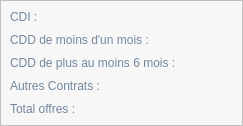
               <widget class="QFrame" name="frame_12">
                <property name="maximumSize">
                 <size>
                  <width>16777215</width>
                  <height>200</height>
                 </size>
                </property>
                <property name="styleSheet">
                 <string notr="true">background-color: rgb(247, 247, 247);</string>
                </property>
                <property name="frameShape">
                 <enum>QFrame::StyledPanel</enum>
                </property>
                <property name="frameShadow">
                 <enum>QFrame::Raised</enum>
                </property>
                <layout class="QFormLayout" name="formLayout">
                 <property name="horizontalSpacing">
                  <number>50</number>
                 </property>
                 <property name="verticalSpacing">
                  <number>9</number>
                 </property>
                 <property name="leftMargin">
                  <number>9</number>
                 </property>
                 <property name="topMargin">
                  <number>9</number>
                 </property>
                 <property name="rightMargin">
                  <number>9</number>
                 </property>
                 <property name="bottomMargin">
                  <number>9</number>
                 </property>
                 <item row="0" column="1">
                  <widget class="QLabel" name="label_33">
                   <property name="minimumSize">
                    <size>
                     <width>0</width>
                     <height>0</height>
                    </size>
                   </property>
                   <property name="styleSheet">
                    <string notr="true">font: bold 9pt &quot;MS Shell Dlg 2&quot;;
color: rgb(212, 135, 47);
</string>
                   </property>
                   <property name="inputMethodHints">
                    <set>Qt::ImhNone</set>
                   </property>
                   <property name="text">
                    <string/>
                   </property>
                   <property name="alignment">
                    <set>Qt::AlignCenter</set>
                   </property>
                  </widget>
                 </item>
                 <item row="2" column="1">
                  <widget class="QLabel" name="label_24">
                   <property name="minimumSize">
                    <size>
                     <width>0</width>
                     <height>0</height>
                    </size>
                   </property>
                   <property name="styleSheet">
                    <string notr="true">font: bold 9pt &quot;MS Shell Dlg 2&quot;;
color: rgb(212, 135, 47);
</string>
                   </property>
                   <property name="text">
                    <string/>
                   </property>
                   <property name="alignment">
                    <set>Qt::AlignCenter</set>
                   </property>
                  </widget>
                 </item>
                 <item row="4" column="1">
                  <widget class="QLabel" name="label_32">
                   <property name="minimumSize">
                    <size>
                     <width>0</width>
                     <height>0</height>
                    </size>
                   </property>
                   <property name="styleSheet">
                    <string notr="true">font: bold 9pt &quot;MS Shell Dlg 2&quot;;
color: rgb(212, 135, 47);
</string>
                   </property>
                   <property name="inputMethodHints">
                    <set>Qt::ImhNone</set>
                   </property>
                   <property name="text">
                    <string/>
                   </property>
                   <property name="alignment">
                    <set>Qt::AlignCenter</set>
                   </property>
                  </widget>
                 </item>
                 <item row="6" column="1">
                  <widget class="QLabel" name="label_26">
                   <property name="minimumSize">
                    <size>
                     <width>0</width>
                     <height>0</height>
                    </size>
                   </property>
                   <property name="styleSheet">
                    <string notr="true">font: bold 9pt &quot;MS Shell Dlg 2&quot;;
color: rgb(212, 135, 47);
</string>
                   </property>
                   <property name="inputMethodHints">
                    <set>Qt::ImhNone</set>
                   </property>
                   <property name="text">
                    <string/>
                   </property>
                   <property name="alignment">
                    <set>Qt::AlignCenter</set>
                   </property>
                  </widget>
                 </item>
                 <item row="8" column="1">
                  <widget class="QLabel" name="label_16">
                   <property name="minimumSize">
                    <size>
                     <width>0</width>
                     <height>0</height>
                    </size>
                   </property>
                   <property name="styleSheet">
                    <string notr="true">font: bold 9pt &quot;MS Shell Dlg 2&quot;;
color: rgb(212, 135, 47);
</string>
                   </property>
                   <property name="inputMethodHints">
                    <set>Qt::ImhNone</set>
                   </property>
                   <property name="text">
                    <string/>
                   </property>
                   <property name="alignment">
                    <set>Qt::AlignCenter</set>
                   </property>
                  </widget>
                 </item>
                 <item row="0" column="0">
                  <widget class="QLabel" name="label_15">
                   <property name="styleSheet">
                    <string notr="true">font: 75 10pt &quot;MS Shell Dlg 2&quot;;
color: rgb(115, 135, 156);</string>
                   </property>
                   <property name="text">
                    <string>CDI :</string>
                   </property>
                  </widget>
                 </item>
                 <item row="2" column="0">
                  <widget class="QLabel" name="label_35">
                   <property name="styleSheet">
                    <string notr="true">font: 75 10pt &quot;MS Shell Dlg 2&quot;;
color: rgb(115, 135, 156);</string>
                   </property>
                   <property name="text">
                    <string>CDD de moins d'un mois :</string>
                   </property>
                  </widget>
                 </item>
                 <item row="4" column="0">
                  <widget class="QLabel" name="label_23">
                   <property name="styleSheet">
                    <string notr="true">font: 75 10pt &quot;MS Shell Dlg 2&quot;;
color: rgb(115, 135, 156);</string>
                   </property>
                   <property name="text">
                    <string>CDD de plus au moins 6 mois :</string>
                   </property>
                  </widget>
                 </item>
                 <item row="6" column="0">
                  <widget class="QLabel" name="label_34">
                   <property name="styleSheet">
                    <string notr="true">font: 75 10pt &quot;MS Shell Dlg 2&quot;;
color: rgb(115, 135, 156);</string>
                   </property>
                   <property name="text">
                    <string>Autres Contrats :</string>
                   </property>
                  </widget>
                 </item>
                 <item row="8" column="0">
                  <widget class="QLabel" name="label_36">
                   <property name="styleSheet">
                    <string notr="true">font: 75 10pt &quot;MS Shell Dlg 2&quot;;
color: rgb(115, 135, 156);</string>
                   </property>
                   <property name="text">
                    <string>Total offres :</string>
                   </property>
                  </widget>
                 </item>
                </layout>
               </widget>
